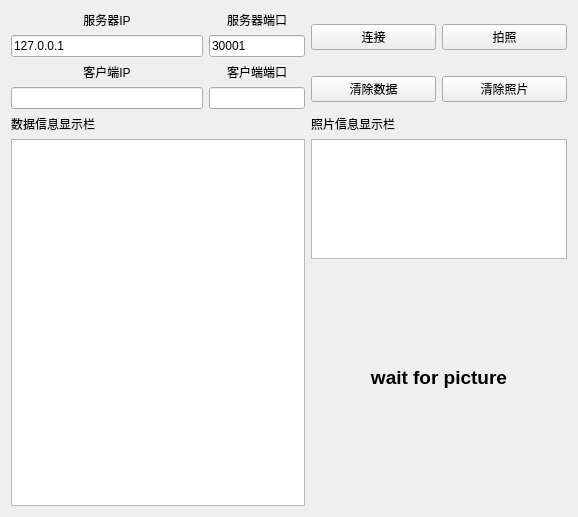
<?xml version="1.0" encoding="UTF-8"?>
<ui version="4.0">
 <class>Widget</class>
 <widget class="QWidget" name="Widget">
  <property name="geometry">
   <rect>
    <x>0</x>
    <y>0</y>
    <width>578</width>
    <height>517</height>
   </rect>
  </property>
  <property name="windowTitle">
   <string>Widget</string>
  </property>
  <layout class="QGridLayout" name="gridLayout">
   <item row="0" column="0" rowspan="2">
    <layout class="QVBoxLayout" name="verticalLayout_6">
     <item>
      <layout class="QHBoxLayout" name="horizontalLayout" stretch="2,1">
       <item>
        <layout class="QVBoxLayout" name="verticalLayout_2">
         <item>
          <widget class="QLabel" name="label">
           <property name="text">
            <string>&lt;html&gt;&lt;head/&gt;&lt;body&gt;&lt;p align=&quot;center&quot;&gt;服务器IP&lt;/p&gt;&lt;/body&gt;&lt;/html&gt;</string>
           </property>
          </widget>
         </item>
         <item>
          <widget class="QLineEdit" name="IPlineEdit">
           <property name="text">
            <string>127.0.0.1</string>
           </property>
          </widget>
         </item>
        </layout>
       </item>
       <item>
        <layout class="QVBoxLayout" name="verticalLayout_3">
         <item>
          <widget class="QLabel" name="label_2">
           <property name="text">
            <string>&lt;html&gt;&lt;head/&gt;&lt;body&gt;&lt;p align=&quot;center&quot;&gt;服务器端口&lt;/p&gt;&lt;/body&gt;&lt;/html&gt;</string>
           </property>
          </widget>
         </item>
         <item>
          <widget class="QLineEdit" name="COMlineEdit">
           <property name="text">
            <string>30001</string>
           </property>
          </widget>
         </item>
        </layout>
       </item>
      </layout>
     </item>
     <item>
      <layout class="QHBoxLayout" name="horizontalLayout_2" stretch="2,1">
       <item>
        <layout class="QVBoxLayout" name="verticalLayout_4">
         <item>
          <widget class="QLabel" name="label_3">
           <property name="text">
            <string>&lt;html&gt;&lt;head/&gt;&lt;body&gt;&lt;p align=&quot;center&quot;&gt;客户端IP&lt;/p&gt;&lt;/body&gt;&lt;/html&gt;</string>
           </property>
          </widget>
         </item>
         <item>
          <widget class="QLineEdit" name="clientIPlineEdit"/>
         </item>
        </layout>
       </item>
       <item>
        <layout class="QVBoxLayout" name="verticalLayout_5">
         <item>
          <widget class="QLabel" name="label_4">
           <property name="text">
            <string>&lt;html&gt;&lt;head/&gt;&lt;body&gt;&lt;p align=&quot;center&quot;&gt;客户端端口&lt;/p&gt;&lt;/body&gt;&lt;/html&gt;</string>
           </property>
          </widget>
         </item>
         <item>
          <widget class="QLineEdit" name="clientComlineEdit"/>
         </item>
        </layout>
       </item>
      </layout>
     </item>
    </layout>
   </item>
   <item row="0" column="1">
    <widget class="QPushButton" name="connectpushButton">
     <property name="text">
      <string>连接</string>
     </property>
    </widget>
   </item>
   <item row="0" column="2">
    <widget class="QPushButton" name="photopushButton">
     <property name="text">
      <string>拍照</string>
     </property>
    </widget>
   </item>
   <item row="1" column="1">
    <widget class="QPushButton" name="clearDatapushButton">
     <property name="text">
      <string>清除数据</string>
     </property>
    </widget>
   </item>
   <item row="1" column="2">
    <widget class="QPushButton" name="clearphotopushButton">
     <property name="text">
      <string>清除照片</string>
     </property>
    </widget>
   </item>
   <item row="2" column="0">
    <layout class="QVBoxLayout" name="verticalLayout_7">
     <item>
      <widget class="QLabel" name="label_5">
       <property name="text">
        <string>数据信息显示栏</string>
       </property>
      </widget>
     </item>
     <item>
      <widget class="QTextBrowser" name="textBrowser"/>
     </item>
    </layout>
   </item>
   <item row="2" column="1" colspan="2">
    <layout class="QVBoxLayout" name="verticalLayout" stretch="0,1,2">
     <item>
      <widget class="QLabel" name="label_6">
       <property name="text">
        <string>照片信息显示栏</string>
       </property>
      </widget>
     </item>
     <item>
      <widget class="QTextBrowser" name="picturetextBrowser"/>
     </item>
     <item>
      <widget class="QLabel" name="picturelabel">
       <property name="text">
        <string>&lt;html&gt;&lt;head/&gt;&lt;body&gt;&lt;p align=&quot;center&quot;&gt;&lt;span style=&quot; font-size:22pt; font-weight:600; vertical-align:super;&quot;&gt;wait for picture&lt;/span&gt;&lt;/p&gt;&lt;/body&gt;&lt;/html&gt;</string>
       </property>
      </widget>
     </item>
    </layout>
   </item>
  </layout>
 </widget>
 <layoutdefault spacing="6" margin="11"/>
 <resources/>
 <connections/>
</ui>
